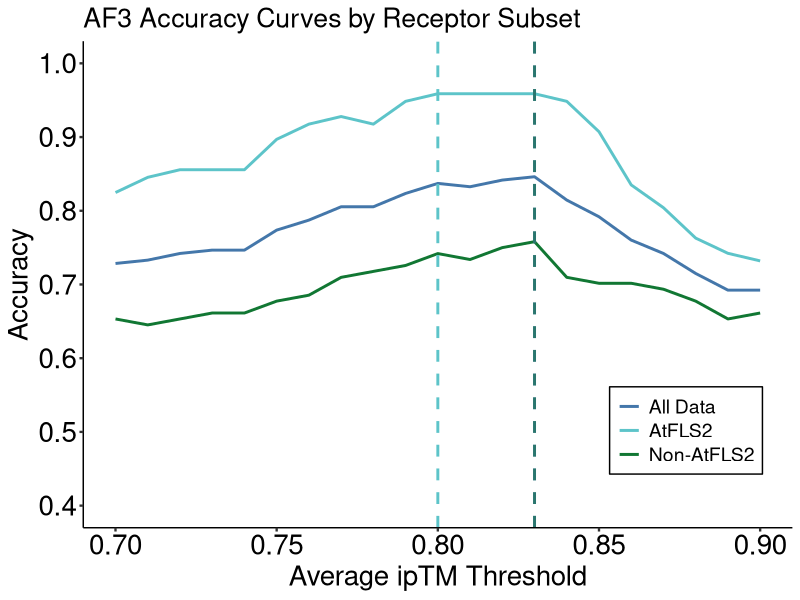
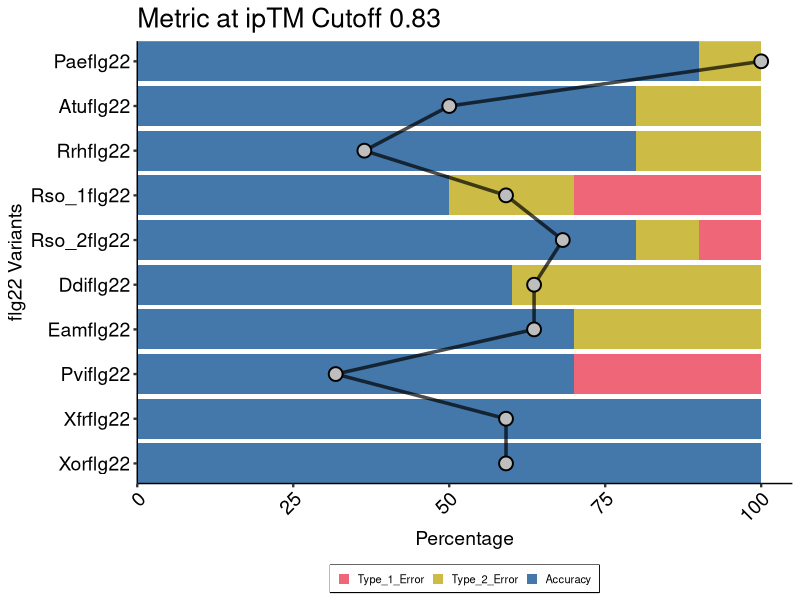
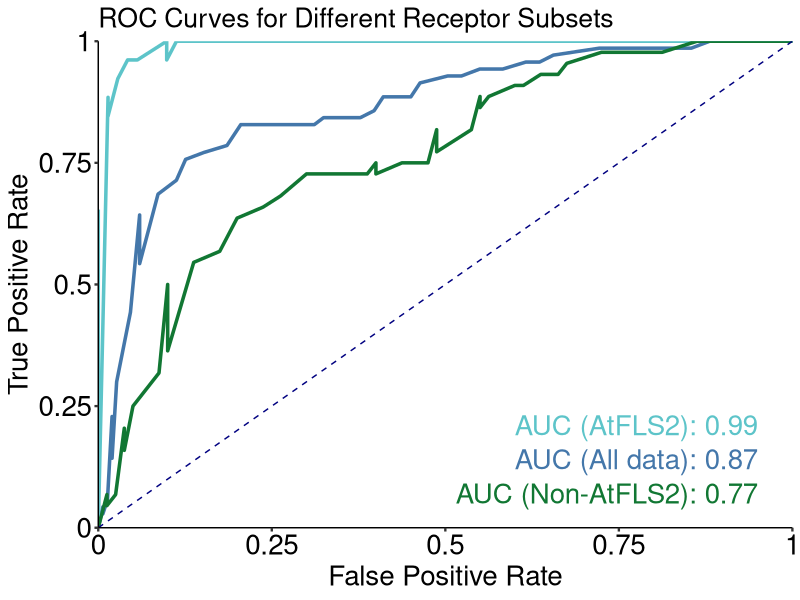
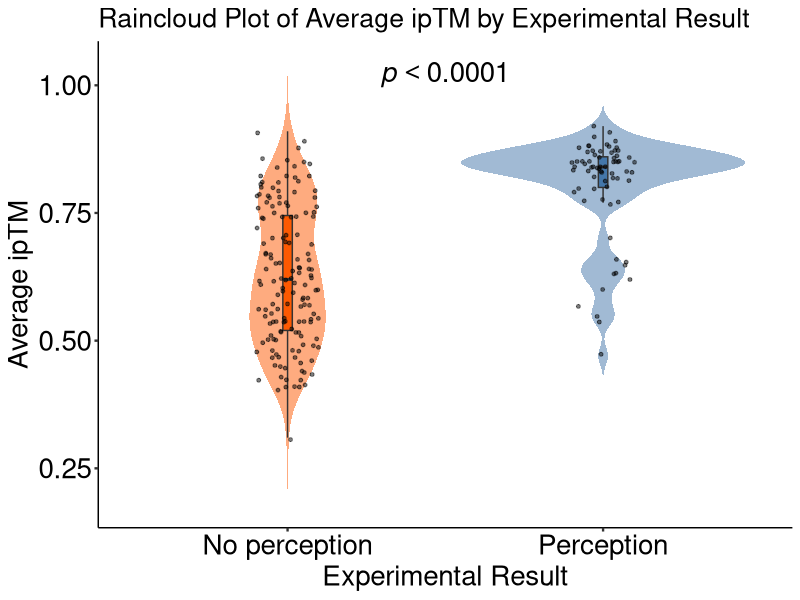
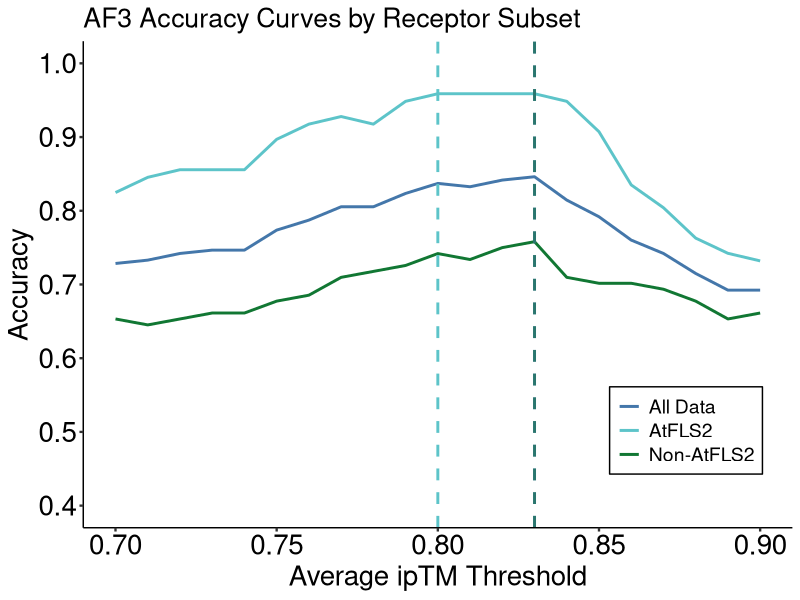
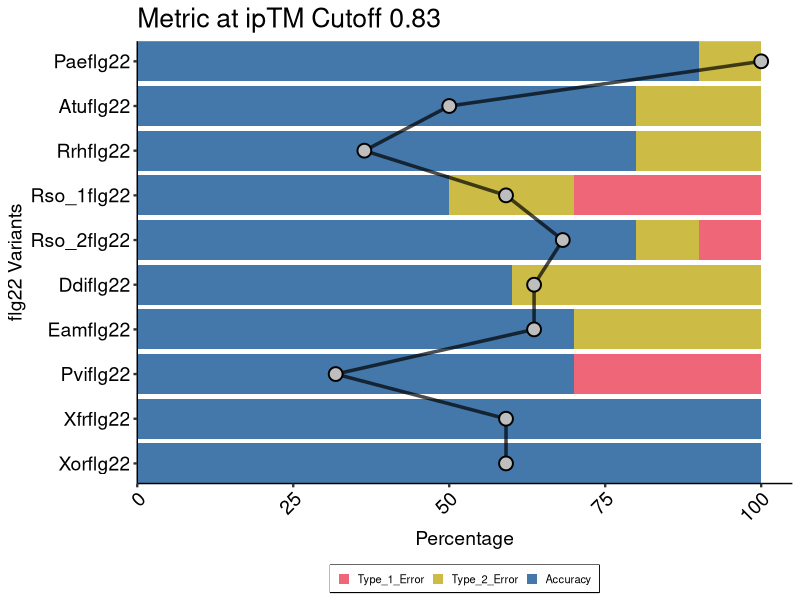
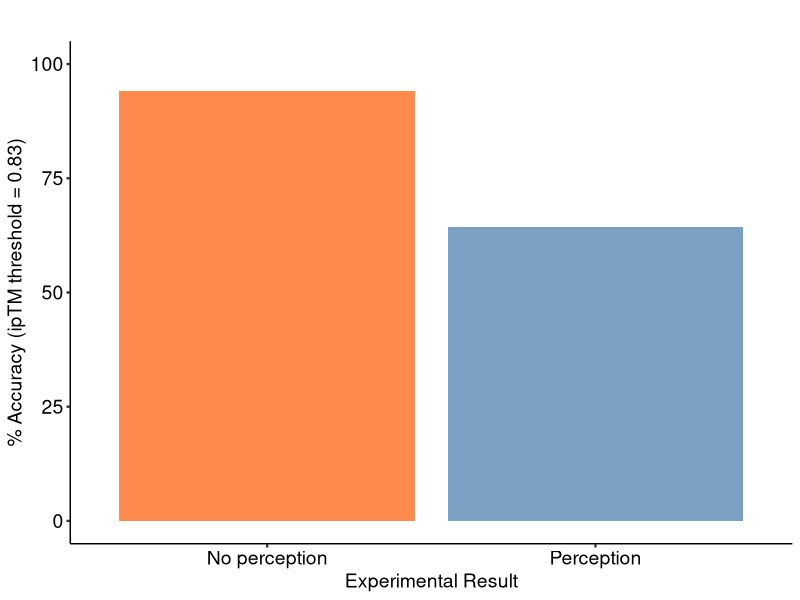
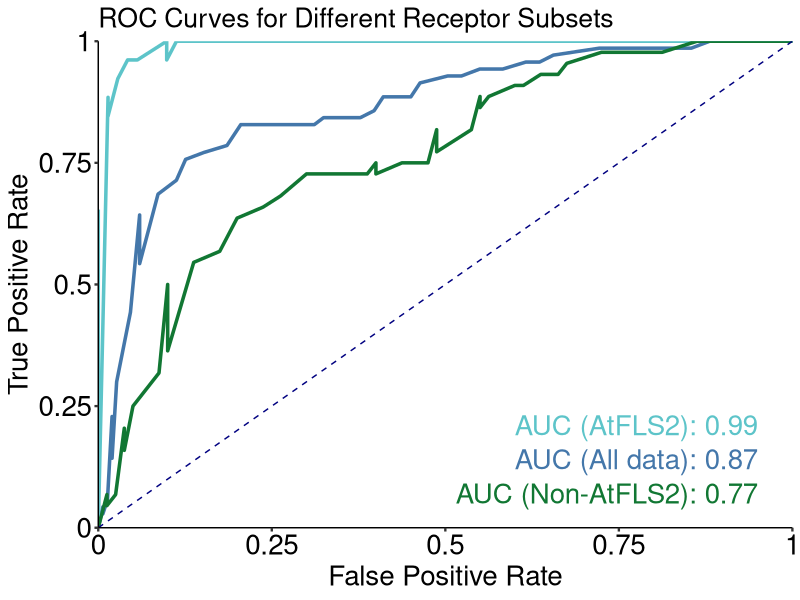

Write the R code that produced these figures, in order.
## ---- chunk 1
library(ggplot2)
library(dplyr)
library(tidyr)

setwd("~/FLS2_engineering/R_ploting/script/")

# Define your customized ggplot theme
my_ggplot_theme <- theme_classic() +
  theme(text = element_text(size = 16),
        axis.title.x = element_text(size = 20, color = "black"),
        axis.title.y = element_text(size = 20, color = "black"),
        axis.text.x = element_text(size = 20, color = "black"),
        axis.text.y = element_text(size = 20, color = "black"),
        axis.ticks = element_line(size = 0.8),
        legend.position = c(0.85, 0.2), # Adjust position to bottom right above x-axis
        legend.background = element_rect(fill = "white", color = "black"),
        legend.title = element_blank(), # Remove the legend title for a cleaner look
        legend.text = element_text(size = 14))

# Read and prepare the data
data <- read.csv("../input/af3/ipTM_ploting.csv")

# Define the range of cutoffs
cutoffs <- seq(0.7, 0.9, by = 0.01)

# Function to calculate accuracy for a given subset of data
calculate_accuracy <- function(data_subset) {
  expanded_data <- data_subset %>% 
    crossing(Cutoff = cutoffs) %>% 
    mutate(
      Cutoff = as.numeric(Cutoff),
      Accurate = ifelse(Average_ipTM >= Cutoff & Known_outcome == "Perception" |
                        Average_ipTM < Cutoff & Known_outcome == "No perception", 1, 0)
    ) %>% 
    group_by(Cutoff) %>% 
    summarise(
      Accuracy = mean(Accurate),
      .groups = 'drop'
    )
  return(expanded_data)
}

# Calculate accuracy for all data, only AtFLS2, and non-AtFLS2
accuracy_all <- calculate_accuracy(data)
accuracy_AtFLS2 <- calculate_accuracy(data[data$receptor == "AtFLS2", ])
accuracy_non_AtFLS2 <- calculate_accuracy(data[data$receptor != "AtFLS2", ])

# Find the optimal cutoff where accuracy is maximum for each group
optimal_cutoff_all <- accuracy_all$Cutoff[which.max(accuracy_all$Accuracy)]
max_accuracy_all <- max(accuracy_all$Accuracy)

optimal_cutoff_AtFLS2 <- accuracy_AtFLS2$Cutoff[which.max(accuracy_AtFLS2$Accuracy)]
max_accuracy_AtFLS2 <- max(accuracy_AtFLS2$Accuracy)

optimal_cutoff_non_AtFLS2 <- accuracy_non_AtFLS2$Cutoff[which.max(accuracy_non_AtFLS2$Accuracy)]
max_accuracy_non_AtFLS2 <- max(accuracy_non_AtFLS2$Accuracy)

# Output results
cat("All Data - Optimal ipTM Cutoff:", optimal_cutoff_all, "\n")
cat("All Data - Highest Accuracy:", max_accuracy_all * 100, "%\n")
cat("AtFLS2 - Optimal ipTM Cutoff:", optimal_cutoff_AtFLS2, "\n")
cat("AtFLS2 - Highest Accuracy:", max_accuracy_AtFLS2 * 100, "%\n")
cat("Non-AtFLS2 - Optimal ipTM Cutoff:", optimal_cutoff_non_AtFLS2, "\n")
cat("Non-AtFLS2 - Highest Accuracy:", max_accuracy_non_AtFLS2 * 100, "%\n")

# Plotting
ggplot() +
  geom_line(data = accuracy_all, aes(x = Cutoff, y = Accuracy, color = "All Data"), size = 1) +
  geom_line(data = accuracy_AtFLS2, aes(x = Cutoff, y = Accuracy, color = "AtFLS2"), size = 1) +
  geom_line(data = accuracy_non_AtFLS2, aes(x = Cutoff, y = Accuracy, color = "Non-AtFLS2"), size = 1) +
  geom_vline(xintercept = optimal_cutoff_all, linetype = "dashed", color = "#4477aa", size = 1) +
  geom_vline(xintercept = optimal_cutoff_AtFLS2, linetype = "dashed", color = "#5dc4c9", size = 1) +
  geom_vline(xintercept = optimal_cutoff_non_AtFLS2, linetype = "dashed", color = "#117733", size = 1, alpha = 0.5) +
  scale_color_manual(values = c("All Data" = "#4477aa",
                                "AtFLS2" = "#5dc4c9",
                                "Non-AtFLS2" = "#117733")) +
  scale_y_continuous(limits = c(0.4, 1), breaks = seq(0, 1, by = 0.1)) +
  labs(x = "Average ipTM Threshold", y = "Accuracy", title = "AF3 Accuracy Curves by Receptor Subset") +
  my_ggplot_theme

# Save the plot
ggsave("../output/af3/AF3_accuracy_by_receptor.pdf", dpi = 300, width = 6.6, height = 6)


## ---- chunk 2
library(ggplot2)
library(dplyr)
library(tidyr)

# Load and prepare the data
data <- read.csv("../input/af3/ipTM_ploting_subset.csv") 

data_processed <- data %>%
  mutate(
    Accuracy = ifelse((Average_ipTM >= 0.83 & Known_outcome == "Perception") | 
                      (Average_ipTM < 0.83 & Known_outcome == "No perception"), 1, 0),
    Type_1_Error = ifelse(Average_ipTM >= 0.83 & Known_outcome == "No perception", 1, 0),
    Type_2_Error = ifelse(Average_ipTM < 0.83 & Known_outcome == "Perception", 1, 0)
  ) %>%
  group_by(ligand_name) %>%
  summarise(
    Accuracy_Percentage = mean(Accuracy) * 100,
    Type_1_Error_Percentage = mean(Type_1_Error) * 100,
    Type_2_Error_Percentage = mean(Type_2_Error) * 100,
    .groups = 'drop'
  )

# Correctly pivot the data
data_long <- data_processed %>%
  pivot_longer(
    cols = c("Accuracy_Percentage", "Type_1_Error_Percentage", "Type_2_Error_Percentage"),
    names_to = "Metric",
    values_to = "Percentage"
  ) %>%
  mutate(Metric = gsub("_Percentage$", "", Metric))

# Set the order of flg22 variants as in the similarity matrix
variant_order <- c("Paeflg22", "Atuflg22", "Rrhflg22","Rso_1flg22", "Rso_2flg22","Ddiflg22", "Eamflg22", "Pviflg22", "Xfrflg22", "Xorflg22")
data_long$ligand_name <- factor(data_long$ligand_name, levels = rev(variant_order))
data_long$Metric <- factor(data_long$Metric, levels = c("Type_1_Error", "Type_2_Error", "Accuracy"))

# Prepare similarity data
similarity_data <- data.frame(
  ligand_name = variant_order,
  sim = c(100, 50, 36.4, 59.1, 68.2, 63.6, 63.6, 31.8, 59.1, 59.1)
)
similarity_data$ligand_name <- factor(similarity_data$ligand_name, levels = variant_order)

my_ggplot_theme <- theme_classic() +
  theme(text = element_text(size = 16),
        axis.title.x = element_text(size = 14, color = "black"),
        axis.title.y = element_text(size = 14, color = "black"),
        axis.text.x = element_text(size = 14, color = "black"),
        axis.text.y = element_text(size = 14, color = "black"),
        axis.ticks = element_line(size = 0.8))
# Plot
stacked_plot <- ggplot(data_long, aes(x = ligand_name, y = Percentage, fill = Metric)) +
  geom_bar(stat = "identity", position = "stack") +
  coord_flip() +  # This flips the plot to vertical orientation
  scale_fill_manual(values = c("Accuracy" = "#4477aa", "Type_1_Error" = "#ee6677", "Type_2_Error" = "#ccbb44")) +
  labs(title = "Metric at ipTM Cutoff 0.83",
       x = "flg22 Variants", y = "Percentage") +
  my_ggplot_theme +
  scale_y_continuous(expand = c(0, 0), limits = c(0, 105)) +
  scale_x_discrete(expand = c(0, 0)) +
  theme(axis.text.x = element_text(angle = 45, hjust = 1),
        legend.position = "bottom",  # Moves legend to the bottom
        legend.title = element_blank(),  # Optionally remove the legend title
        legend.box = "horizontal",  # Horizontal layout for the legend items
        legend.box.background = element_rect(color="black", size=0.5),  # Adds a box around the legend with a border
        legend.text = element_text(size = 8),  # Adjust text size for better fit
        legend.key.size = unit(0.3, "cm"))  # Adjusts the size of the legend keys

# Add similarity data as a line plot over the bars
final_plot <- stacked_plot +
  geom_line(data = similarity_data, aes(x = ligand_name, y = sim, group = 1), 
            color = "black", size = 1.2, inherit.aes = FALSE, alpha = 0.7) +
  geom_point(data = similarity_data, aes(x = ligand_name, y = sim), 
             color = "black", size = 4, inherit.aes = FALSE, 
             shape = 21, fill = "grey", stroke = 1)  # Increased size and added border

# Display the combined plot
print(final_plot)

# Optionally, save the plot
ggsave("../output/af3/combined_metrics_similarity_plot.pdf", final_plot, width = 4.2, height = 6)
## ---- chunk 3
library(ggplot2)
library(dplyr)

# Load the data
data <- read.csv("../input/af3/ipTM_ploting.csv")

my_ggplot_theme <- theme_classic() +
  theme(text = element_text(size = 16),
        axis.title.x = element_text(size = 14, color = "black"),
        axis.title.y = element_text(size = 14, color = "black"),
        axis.text.x = element_text(size = 14, color = "black"),
        axis.text.y = element_text(size = 14, color = "black"),
        axis.ticks = element_line(size = 0.8))

# Define the cutoff
cutoff <- 0.83

# Calculate accuracy based on the cutoff
data <- data %>%
  mutate(
    Accurate = ifelse((Average_ipTM >= cutoff & Known_outcome == "Perception") | 
                      (Average_ipTM < cutoff & Known_outcome == "No perception"), 1, 0)
  )

# Group by Known_outcome and calculate accuracy percentage
accuracy_data <- data %>%
  group_by(Known_outcome) %>%
  summarise(
    Accuracy_Percentage = mean(Accurate) * 100,
    .groups = 'drop'
  )

# Plotting the bar graph
plot <- ggplot(accuracy_data, aes(x = Known_outcome, y = Accuracy_Percentage, fill = Known_outcome)) +
  geom_bar(stat = "identity", alpha = 0.7) +
  labs(title = "",
       x = "Experimental Result",
       y = "% Accuracy (ipTM threshold = 0.83)") +
  my_ggplot_theme +
  theme(legend.position = "none")+
  ylim(0, 100)+
  scale_fill_manual(values = c("#fd5901", "#4477aa"))  # Color aesthetic based on the experimental result

ggsave("../output/af3/accuracy_on_experimental_data.pdf", plot, width = 4, height = 6)
## ---- chunk 4
# Load necessary libraries
library(ggplot2)
library(pROC)
library(readr)  # Use read_csv from readr

# Read the data from the CSV file
data <- read_csv("../input/af3/ipTM_ploting.csv")  # Ensure the correct path and file extension

# Ensure the experimental results are properly formatted
data$Known_outcome <- as.factor(data$Known_outcome)

# Subset data for the three groups
data_all <- data
data_AtFLS2 <- data[data$receptor == "AtFLS2", ]
data_no_AtFLS2 <- data[data$receptor != "AtFLS2", ]

# Calculate ROC curves for each subset
roc_all <- roc(response = data_all$Known_outcome, predictor = data_all$Average_ipTM)
roc_AtFLS2 <- roc(response = data_AtFLS2$Known_outcome, predictor = data_AtFLS2$Average_ipTM)
roc_no_AtFLS2 <- roc(response = data_no_AtFLS2$Known_outcome, predictor = data_no_AtFLS2$Average_ipTM)

# Extract AUC values
auc_all <- auc(roc_all)
auc_AtFLS2 <- auc(roc_AtFLS2)
auc_no_AtFLS2 <- auc(roc_no_AtFLS2)

# Extract coordinates for the ROC curves
coords_all <- coords(roc_all, "all", ret = c("threshold", "sensitivity", "specificity", "accuracy"))
coords_AtFLS2 <- coords(roc_AtFLS2, "all", ret = c("threshold", "sensitivity", "specificity", "accuracy"))
coords_no_AtFLS2 <- coords(roc_no_AtFLS2, "all", ret = c("threshold", "sensitivity", "specificity", "accuracy"))

# Convert to data frames for ggplot
coords_all_df <- as.data.frame(coords_all)
coords_AtFLS2_df <- as.data.frame(coords_AtFLS2)
coords_no_AtFLS2_df <- as.data.frame(coords_no_AtFLS2)

my_ggplot_theme <- theme_classic() +
  theme(text = element_text(size = 16),
        axis.title.x = element_text(size = 20, color = "black"),
        axis.title.y = element_text(size = 20, color = "black"),
        axis.text.x = element_text(size = 20, color = "black"),
        axis.text.y = element_text(size = 20, color = "black"),
        axis.ticks = element_line(size = 0.8))

# Plot the ROC curves using ggplot2
roc_plot <- ggplot() +
  geom_line(data = coords_all_df, aes(x = 1 - specificity, y = sensitivity), color = "#4477aa", size = 1.2) +
  geom_line(data = coords_AtFLS2_df, aes(x = 1 - specificity, y = sensitivity), color = "#5dc4c9", size = 1.2) +
  geom_line(data = coords_no_AtFLS2_df, aes(x = 1 - specificity, y = sensitivity), color = "#117733", size = 1.2) +
  geom_line(data = data.frame(x = c(0, 1), y = c(0, 1)), aes(x, y), linetype = "dashed", color = "navy") +
  annotate("text", x = 0.95, y = 0.05, label = sprintf("AUC (Non-AtFLS2): %.2f", auc_no_AtFLS2), color = "#117733", hjust = 1, vjust = 0, size = 7) +
  annotate("text", x = 0.95, y = 0.19, label = sprintf("AUC (AtFLS2): %.2f", auc_AtFLS2), color = "#5dc4c9", hjust = 1, vjust = 0, size = 7) +
  annotate("text", x = 0.95, y = 0.12, label = sprintf("AUC (All data): %.2f", auc_all), color = "#4477aa", hjust = 1, vjust = 0, size = 7) +
  scale_x_continuous(expand = c(0, 0), limits = c(0, 1), breaks = c(0, 0.25, 0.5, 0.75, 1), labels = c("0", "0.25", "0.5", "0.75", "1")) +
  scale_y_continuous(expand = c(0, 0), limits = c(0, 1), breaks = c(0, 0.25, 0.5, 0.75, 1), labels = c("0", "0.25", "0.5", "0.75", "1")) +
  labs(title = "ROC Curves for Different Receptor Subsets", 
       x = "False Positive Rate", y = "True Positive Rate") +
  my_ggplot_theme

# Print the plot
print(roc_plot)

# Save the plot
ggsave("../output/af3/ROC_multiple_curves.pdf", plot = roc_plot, width = 6.5, height = 6, dpi = 300)


## ---- chunk 5
# Load necessary libraries
library(ggplot2)
library(dplyr)
library(readr)  # For reading the CSV file

# Read the data from a CSV file
data <- read_csv("../input/af3/ipTM_ploting.csv")

# Assuming the data has columns 'Known_outcome' and 'Average_ipTM'
data <- data %>%
  mutate(Known_outcome = factor(Known_outcome))

# Assess normality using Shapiro-Wilk test
shapiro_results <- data %>%
  group_by(Known_outcome) %>%
  summarise(shapiro_p_value = shapiro.test(Average_ipTM)$p.value)

print("Shapiro-Wilk Test for Normality:")
print(shapiro_results)

# If p-value < 0.05, data is not normally distributed
if(any(shapiro_results$shapiro_p_value < 0.05)) {
  test_method <- "wilcox.test"
  test_name <- "Wilcoxon rank-sum test"
  # Perform Wilcoxon rank-sum test
  wilcox_test <- wilcox.test(Average_ipTM ~ Known_outcome, data = data)
  p_value <- wilcox_test$p.value
} else {
  test_method <- "t.test"
  test_name <- "t-test"
  # Perform t-test
  t_test <- t.test(Average_ipTM ~ Known_outcome, data = data)
  p_value <- t_test$p.value
}

# Print the selected test method and p-value
print(paste("Selected test:", test_name))
print(paste("P-value:", p_value))

# Creating the raincloud plot without p-value display
ggplot(data, aes(x = Known_outcome, y = Average_ipTM, fill = Known_outcome)) +
  geom_violin(trim = FALSE, alpha = 0.5, color = NA, show.legend = FALSE) +  # Density plot
  geom_boxplot(width = 0.03, outlier.shape = NA, show.legend = FALSE) +  # Boxplot inside the violin
  geom_jitter(size = 1, alpha = 0.5, color = "black", width = 0.1, show.legend = FALSE) +  # Points with jitter
   annotate("text", x = 1.5, y = max(data$Average_ipTM) + 0.1, 
           label = expression(italic(p) < "0.0001"), size = 7, hjust = 0.5) +  # Add italic p-value text above violins
  scale_fill_manual(values = c("#fd5901", "#4477aa")) +  # Custom colors for each experimental result
  labs(title = "Raincloud Plot of Average ipTM by Experimental Result",
       x = "Experimental Result",
       y = "Average ipTM") +
  my_ggplot_theme

# Optionally, you can save the plot to a file
ggsave("../output/af3/raincloud.pdf", width = 6, height = 5.7, dpi = 300)
